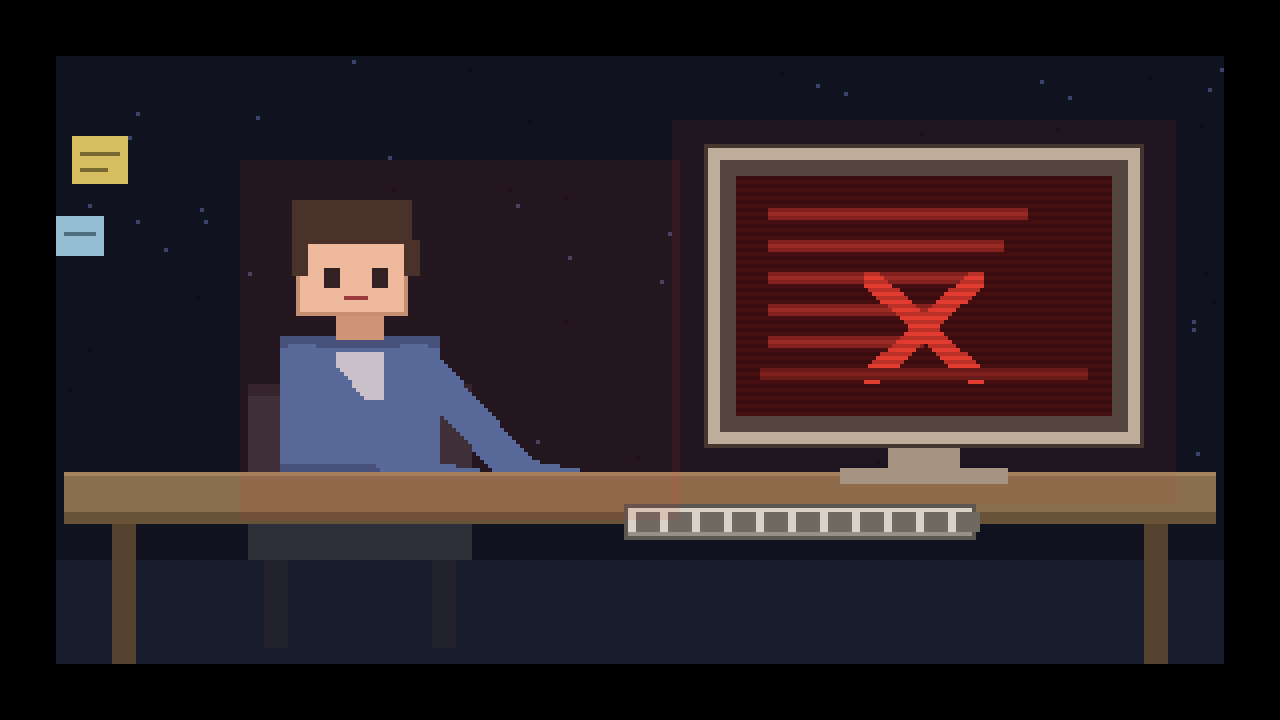
#> input picture 像素小人好耶动画/frame_010.png, 1280 x 720 px
$ python regions.py frame_010.png
#> lines starting #> are read from the running program, lines starting #| are printed output that depends on the picture; after the words box and inside, x2 and y2 are one past the last pixel; in counts of white or black regions, pixels touching at a corner belong together
"""定位主要色块的包围盒，用于判断屏幕/人物/键盘的位置。"""
import sys
from collections import Counter
from PIL import Image
import numpy as np

path = sys.argv[1] if len(sys.argv) > 1 else r"C:/Users/24426/Downloads/像素小人坐在电脑前.png"
im = Image.open(path).convert("RGB")
#> im is the input picture: PIL image 1280x720 RGB; mean R, G, B 43.3, 33, 37.4
a = np.asarray(im).astype(int)
H, W, _ = a.shape
#> H = 720; W = 1280
print("size:", W, "x", H)
#| size: 1280 x 720

q = (a // 24 * 24)
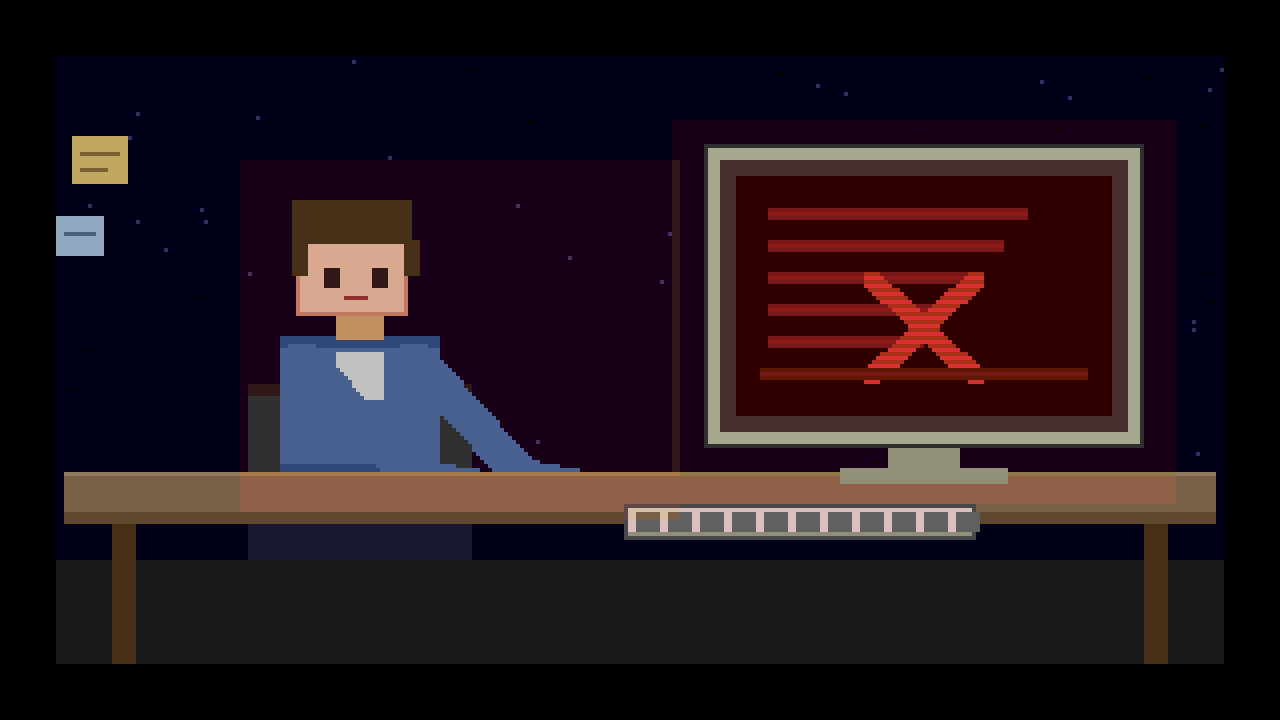
#> q: shape (720, 1280, 3) int64; mean R, G, B 34.3, 21.9, 29
flat = q.reshape(-1, 3)
cnt = Counter(map(tuple, flat))
#> cnt = 42 items
total = W * H
#> total = 921600

print("\n%-16s %8s %6s  %-28s %s" % ("color", "pixels", "share", "bbox(x0,y0,x1,y1)", "fill%"))
for col, n in cnt.most_common(18):
    if n / total < 0.002:
        break
    r, g, b = col
    mask = np.all(q == np.array([r, g, b]), axis=-1)
    ys, xs = np.nonzero(mask)
    x0, x1, y0, y1 = xs.min(), xs.max(), ys.min(), ys.max()
    bw, bh = x1 - x0 + 1, y1 - y0 + 1
    fill = n / (bw * bh) * 100
    print("%-16s %8d %5.1f%%  (%4d,%4d,%4d,%4d) w=%4d h=%4d  %5.1f%%" %
          (str(col), n, n / total * 100, x0, y0, x1, y1, bw, bh, fill))
#> this loop made 18 passes
#> (n, r, g, b, x0, x1, y0, y1) on passes 1 to 12: (211616, 0, 0, 0, 0, 1279, 0, 719), (196048, 0, 0, 24, 56, 1223, 56, 559), (128224, 24, 0, 24, 240, 1175, 120, 471), (116480, 24, 24, 24, 56, 1223, 560, 663), (69920, 48, 0, 0, 736, 1111, 176, 415), (27936, 144, 96, 72, 240, 1175, 476, 511), (22320, 72, 96, 144, 280, 579, 344, 471), (20736, 72, 48, 48, 720, 1127, 160, 431), (16896, 168, 168, 144, 708, 1139, 148, 443), (13056, 72, 48, 24, 112, 1167, 200, 663), (9664, 120, 96, 72, 64, 1215, 476, 519), (9552, 96, 72, 48, 64, 1215, 512, 523)
#| (0, 0, 0)          211616  23.0%  (   0,   0,1279, 719) w=1280 h= 720   23.0%
#| (0, 0, 24)         196048  21.3%  (  56,  56,1223, 559) w=1168 h= 504   33.3%
#| (24, 0, 24)        128224  13.9%  ( 240, 120,1175, 471) w= 936 h= 352   38.9%
#| (24, 24, 24)       116480  12.6%  (  56, 560,1223, 663) w=1168 h= 104   95.9%
#| (48, 0, 0)          69920   7.6%  ( 736, 176,1111, 415) w= 376 h= 240   77.5%
#| (144, 96, 72)       27936   3.0%  ( 240, 476,1175, 511) w= 936 h=  36   82.9%
#| (72, 96, 144)       22320   2.4%  ( 280, 344, 579, 471) w= 300 h= 128   58.1%
#| (72, 48, 48)        20736   2.2%  ( 720, 160,1127, 431) w= 408 h= 272   18.7%
#> (further printed lines are left out)
#> pass 1, `mask = np.all(q == np.array([r, g, b]), axis=-1)`:
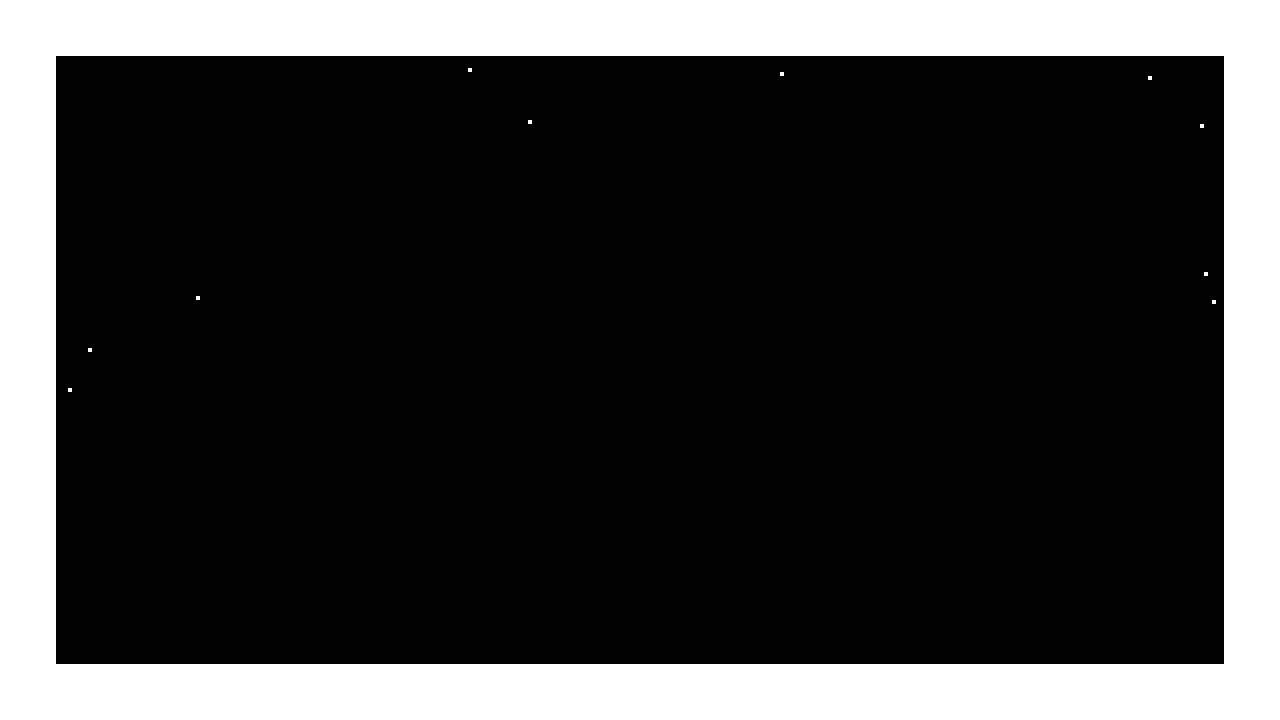
#> mask: shape (720, 1280) bool; 23% white; 11 white regions (10 under 20 px), largest, box (x1, y1, x2, y2) and area: (0, 0, 1280, 720) 211456
#> pass 3, `mask = np.all(q == np.array([r, g, b]), axis=-1)`:
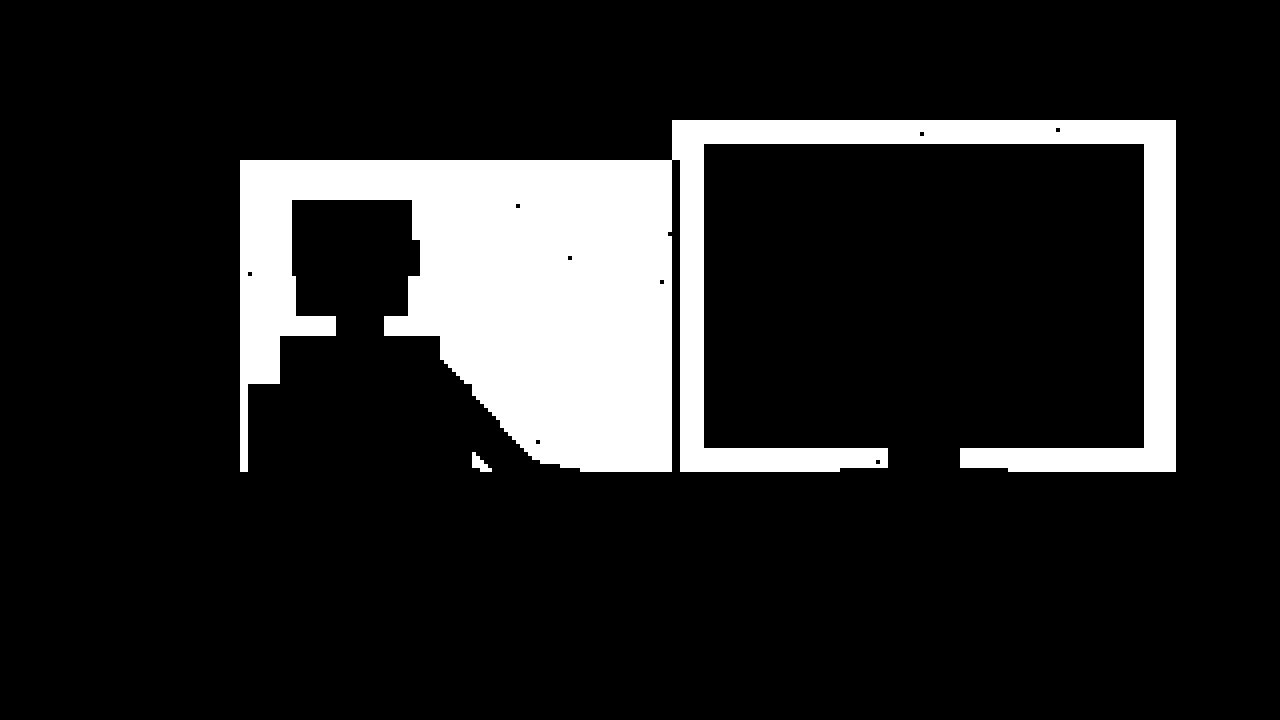
#> mask: shape (720, 1280) bool; 13.9% white; 2 white regions, box (x1, y1, x2, y2) and area: (240, 120, 1176, 472) 128016, (472, 452, 492, 472) 208
#> after the loop:
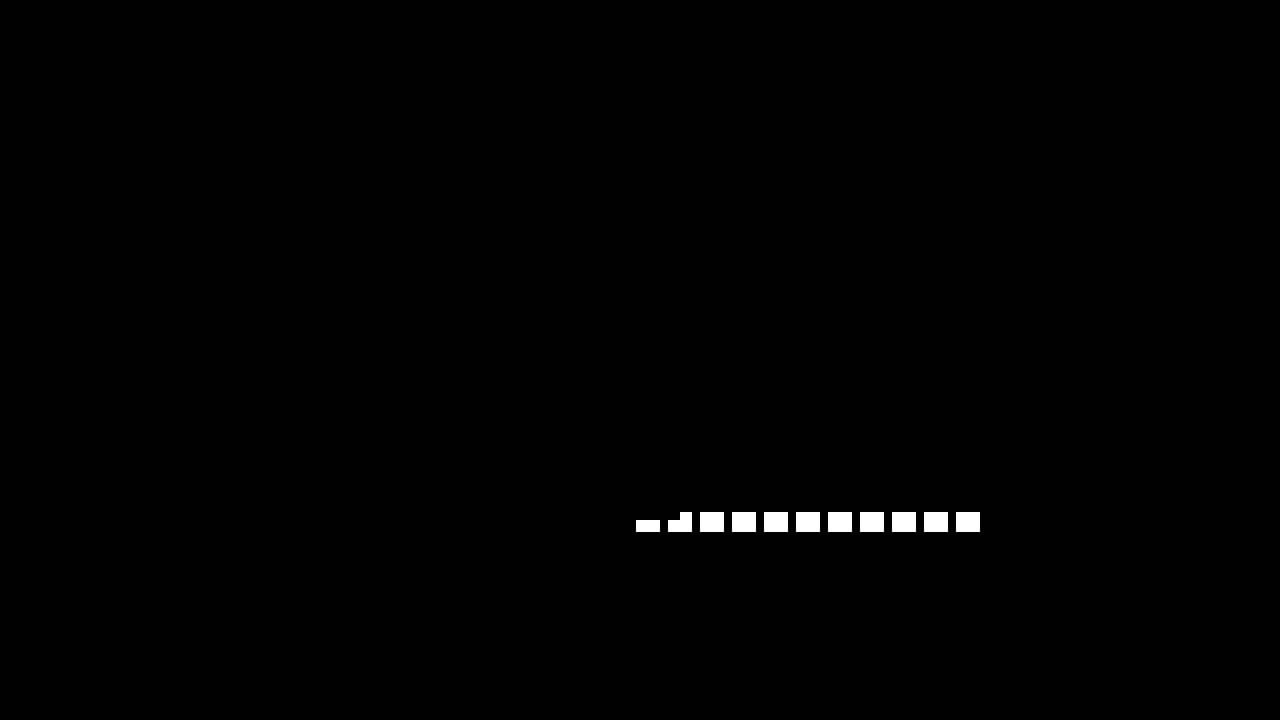
#> mask: shape (720, 1280) bool; 0.54% white; 11 white regions, largest, box (x1, y1, x2, y2) and area: (700, 512, 724, 532) 480, (732, 512, 756, 532) 480, (764, 512, 788, 532) 480

# 按九宫格统计平均色，帮助判断布局
print("\n=== 3x3 网格平均色 ===")
for gy in range(3):
    row = []
    for gx in range(3):
        sub = a[gy * H // 3:(gy + 1) * H // 3, gx * W // 3:(gx + 1) * W // 3]
        m = sub.reshape(-1, 3).mean(axis=0).astype(int)
        row.append("(%3d,%3d,%3d)" % tuple(m))
    print("  " + "  ".join(row))

$ run again, on 像素小人好耶动画/frame_100.png
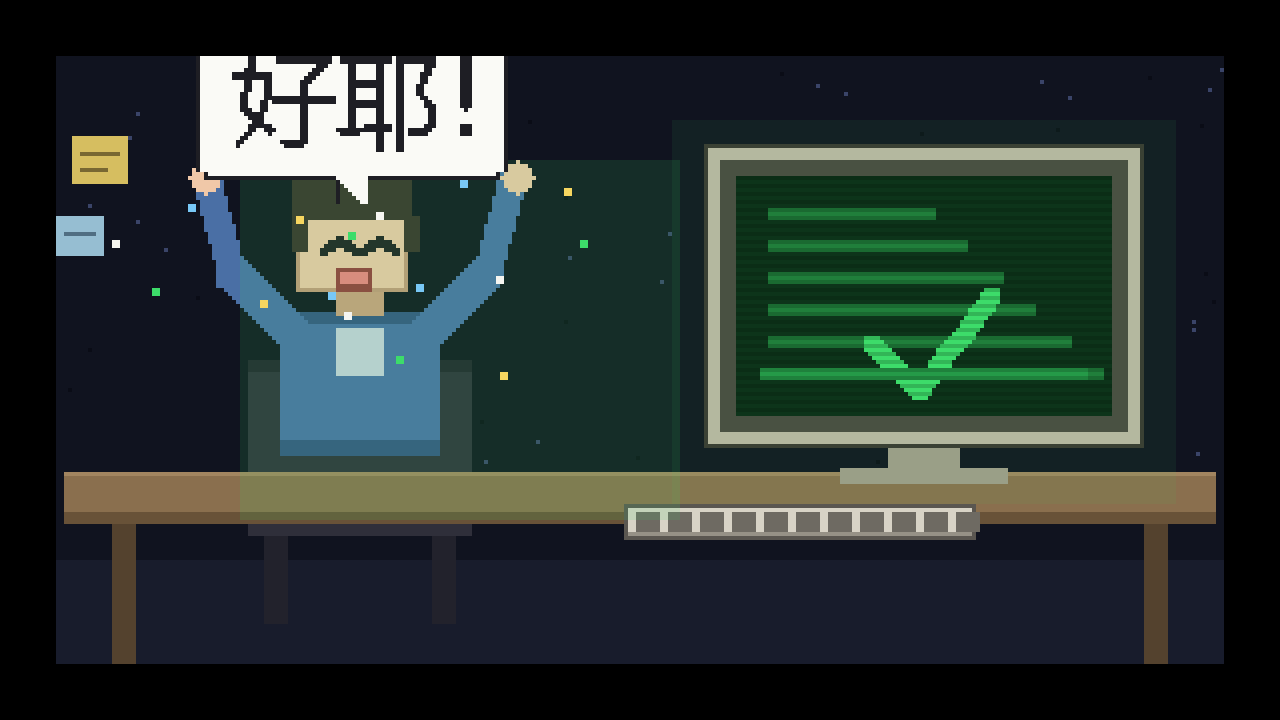
#> input picture 像素小人好耶动画/frame_100.png, 1280 x 720 px
#> im is the input picture: PIL image 1280x720 RGB; mean R, G, B 40.7, 50.7, 48
#| size: 1280 x 720
#> cnt = 51 items
#> the loop `for col, n in cnt.most_common(18):` made 18 passes
#> (n, r, g, b, x0, x1, y0, y1) on passes 1 to 8: (211600, 0, 0, 0, 0, 1279, 0, 719), (163600, 0, 0, 24, 56, 1223, 56, 559), (127872, 24, 24, 24, 56, 1223, 56, 663), (112768, 0, 24, 24, 240, 1175, 120, 471), (40080, 0, 48, 24, 672, 1111, 160, 471), (31968, 0, 24, 0, 736, 1111, 176, 411), (29104, 240, 240, 240, 112, 503, 56, 319), (24032, 72, 120, 144, 240, 523, 172, 439)
#> (printed output is left out)
#> pass 2, `mask = np.all(q == np.array([r, g, b]), axis=-1)`:
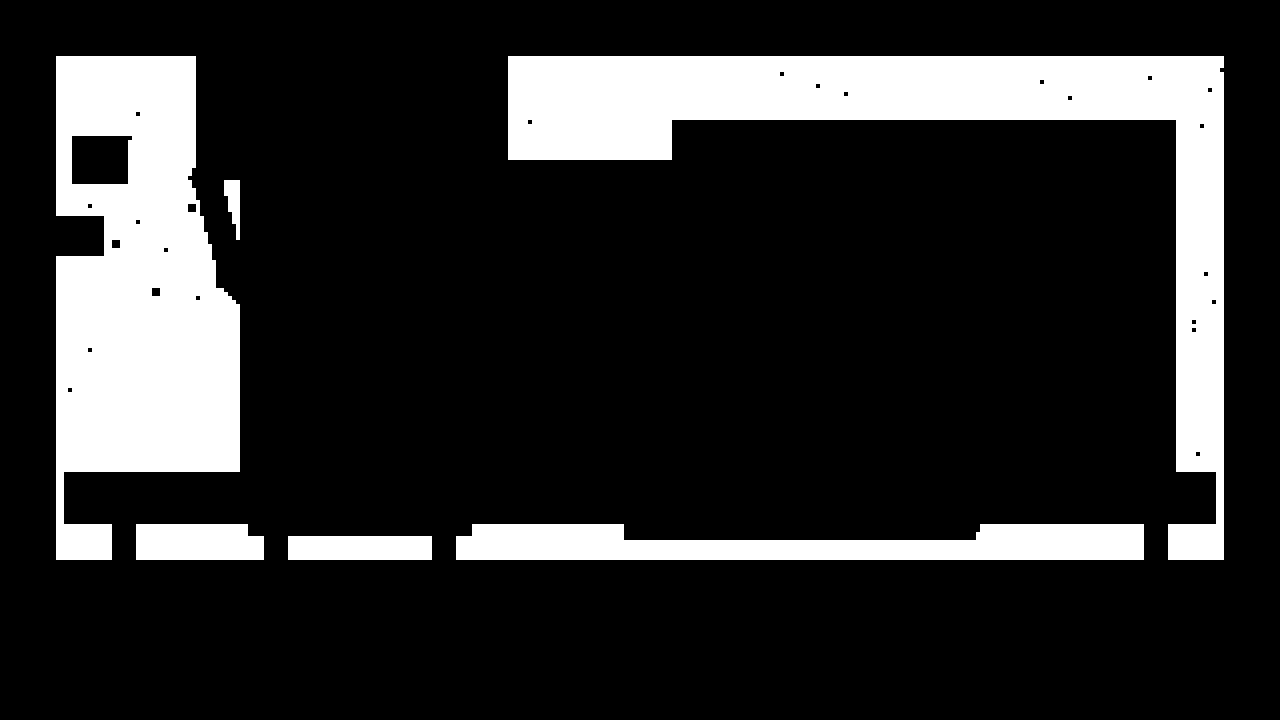
#> mask: shape (720, 1280) bool; 17.8% white; 6 white regions, box (x1, y1, x2, y2) and area: (508, 56, 1224, 560) 71472, (56, 56, 240, 560) 64736, (456, 524, 1144, 560) 18912, (136, 524, 264, 560) 4416, (288, 536, 432, 560) 3456, (224, 180, 240, 240) 608
#> after the loop `for col, n in cnt.most_common(18):`:
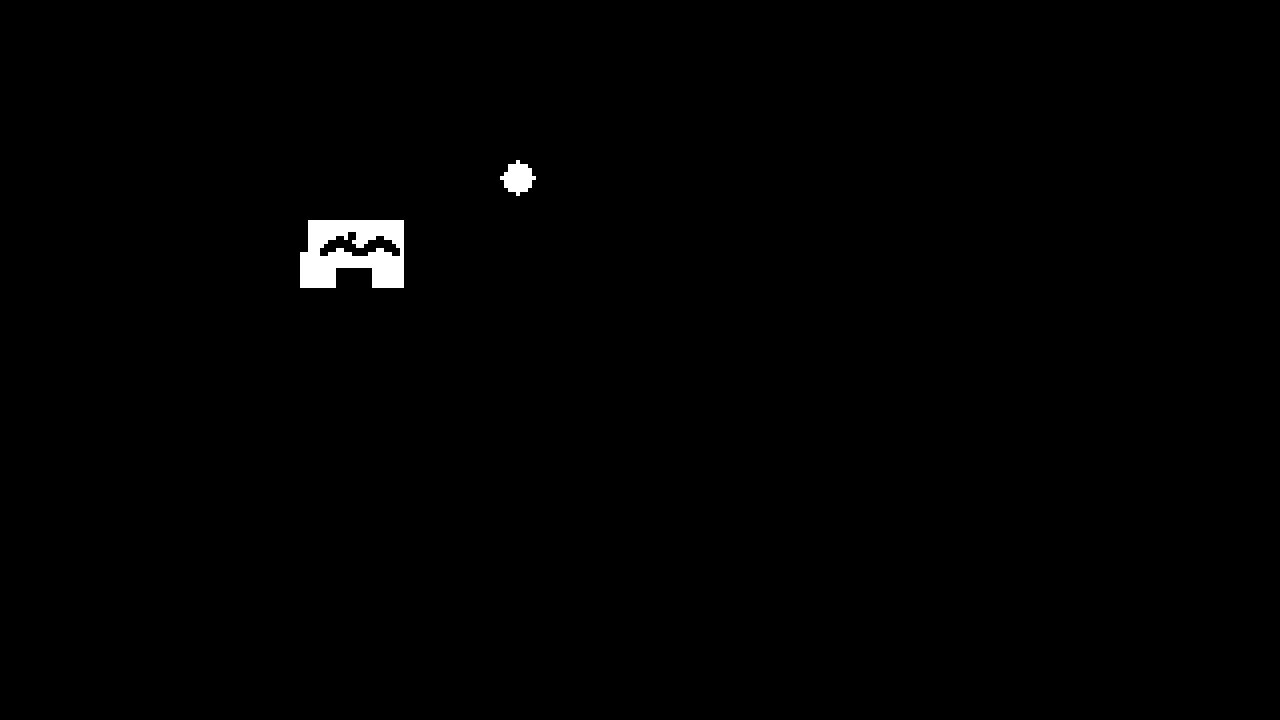
#> mask: shape (720, 1280) bool; 0.64% white; 2 white regions, box (x1, y1, x2, y2) and area: (300, 220, 404, 288) 5136, (500, 160, 536, 196) 768
